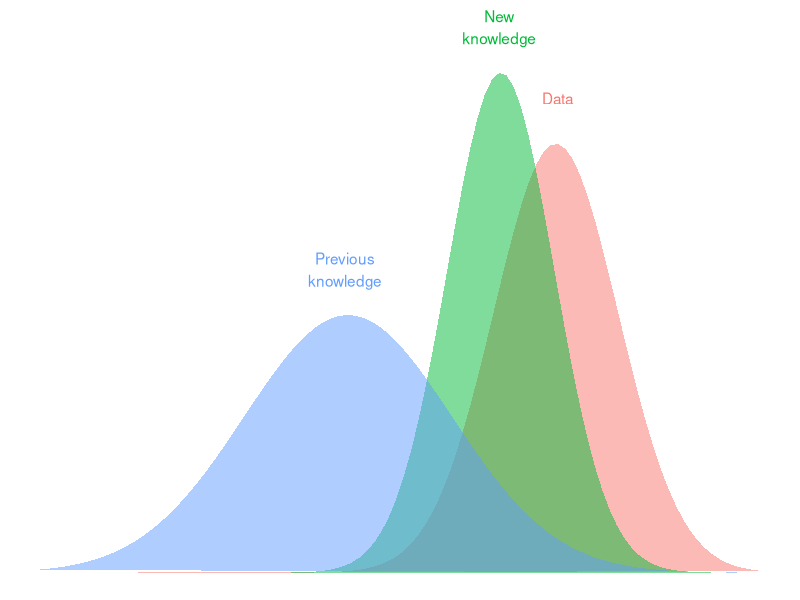

This chart was generated by the following R code:
## ---- chunk 1
knitr::opts_chunk$set(echo = FALSE)
library(tidyverse)
## ---- chunk 2
x = seq(-3,4, length = 100)
df = tibble(x) %>% 
  mutate(`Previous\nknowledge` = dnorm(x,0,1)/sum(dnorm(x,0,1)),
         `Data` = dnorm(x, 2, 0.6)/sum(dnorm(x, 2, 0.6)),
         `New\nknowledge` = `Previous\nknowledge`*`Data`/sum(`Previous\nknowledge`*`Data`)) %>% 
  gather(type,
         value, -x)
df_summ = df %>% 
  group_by(type) %>% 
  summarise(dens_max = max(value),
            x_at_max = x[which.max(value)])
ggplot(df, aes(x = x, y = value, group = type,
             fill = type)) +
  geom_polygon(alpha = 0.5) +
  geom_text(data = df_summ,
            aes(x = x_at_max,
                y = dens_max,
                label = type,
                colour = type),
            nudge_y = 0.005) +
  theme_void() + 
  theme(legend.position = 'None')
## ---- chunk 3
post = tibble(
  `c(t_1)` = rnorm(5),
  `c(t_2)` = rnorm(5),
  `c(t_3)` = rnorm(5)
) %>% round(3)
post %>% as.data.frame
